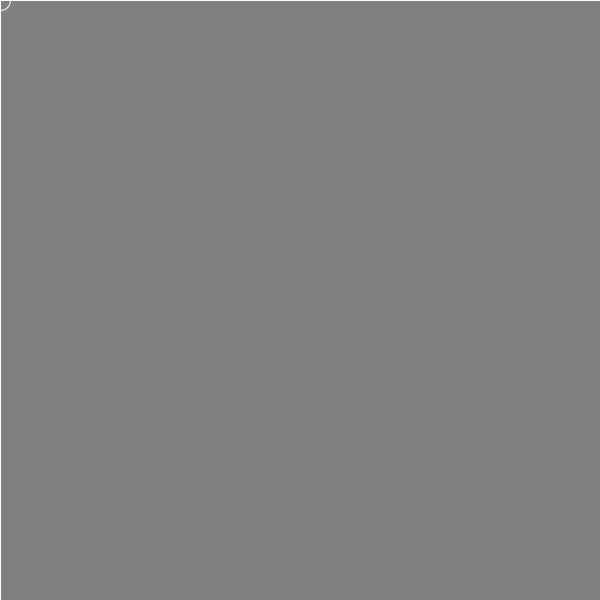
Frame 1 (no input)
Frame 60 (the mouse pressed at the canvas centre just before this capture): identical to frame 1, image omitted
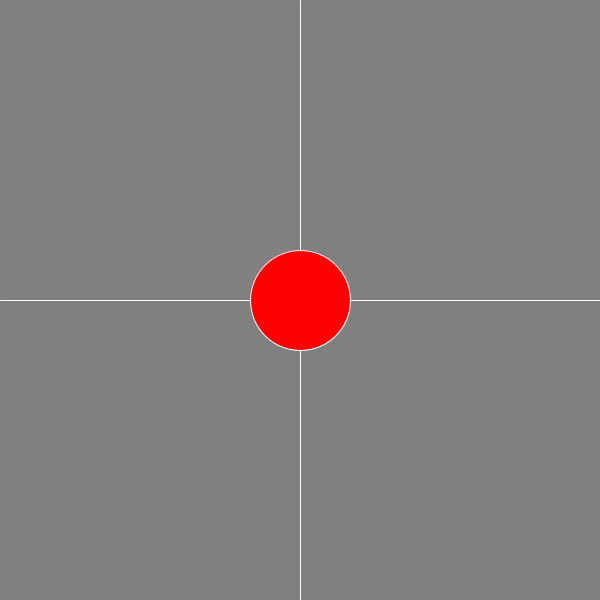
Frame 120 (the mouse held since frame 60 and released just before this capture)

The Processing sketch that drew these frames (run headless with seeded random() and noise(); from frame 60 on, the mouse is pressed at the canvas centre):

// Processing sketch: sample_02
// ── sample_02.pde
// drawing a cross line

void setup() {
  size(600, 600);
  stroke(255);
}

void draw() {
  background(128);
  line(mouseX, 0, mouseX, height); 
  line(0, mouseY, width, mouseY);  
  noFill();
  ellipse(mouseX, mouseY, 20, 20);
  
  if (mousePressed){
    fill(255, 0, 0);
    ellipse(mouseX, mouseY, 100, 100);
  }
}
